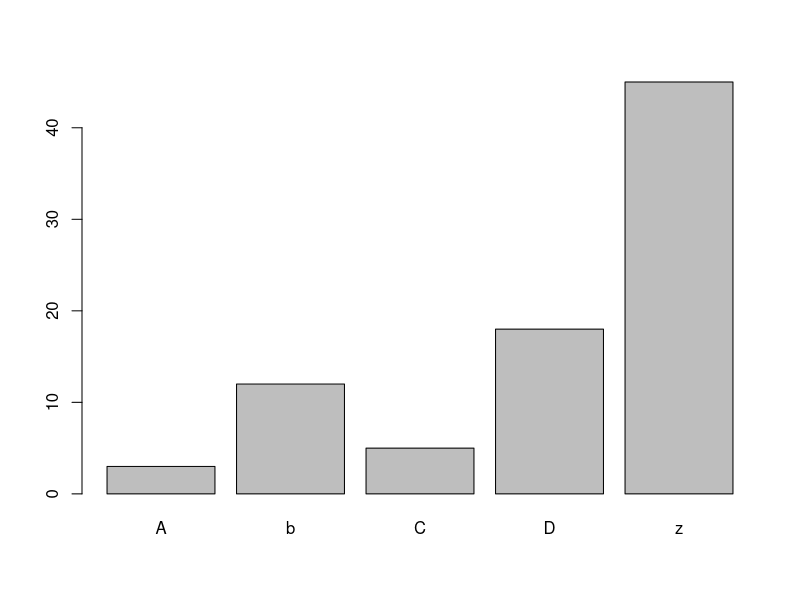

Recreate this plot in R.
# Title: bar
# Author: Bolun Xu
# Version: 1.0
# Date: 2025/3/28
# Description: barplot 柱状图 基本


data <- data.frame(
  name=c("A","b","C","D","z") ,
  value=c(3,12,5,18,45)
)

barplot(height = data$value, names = data$name)